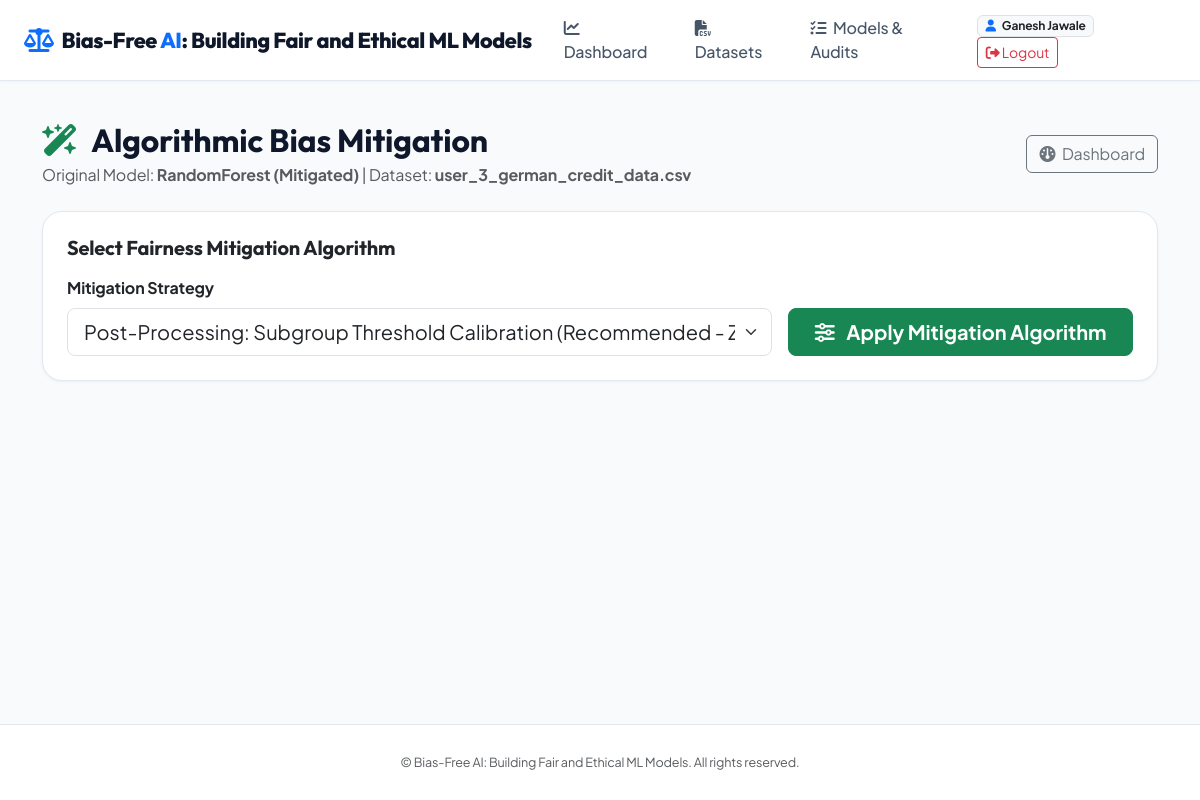
The app's page /mitigation/38 (signed in) with its own data.
### tables this page shows
CREATE TABLE model_runs (
    id INTEGER PRIMARY KEY AUTOINCREMENT,
    user_id INTEGER NOT NULL,
    dataset_id INTEGER NOT NULL,
    model_name VARCHAR(100) NOT NULL,
    accuracy REAL NOT NULL,
    precision_score REAL NOT NULL,
    recall_score REAL NOT NULL,
    f1_score REAL NOT NULL,
    disparate_impact REAL NOT NULL,
    demographic_parity_diff REAL NOT NULL,
    equalized_odds_diff REAL NOT NULL,
    equal_opportunity_diff REAL NOT NULL,
    is_mitigated BOOLEAN DEFAULT 0,
    mitigation_method VARCHAR(100) DEFAULT 'None',
    confusion_matrix_json TEXT NOT NULL,
    fairness_status VARCHAR(50) DEFAULT 'Unchecked',
    created_at TIMESTAMP DEFAULT CURRENT_TIMESTAMP, group_metrics_json TEXT DEFAULT NULL,
    FOREIGN KEY (user_id) REFERENCES users(id) ON DELETE CASCADE,
    FOREIGN KEY (dataset_id) REFERENCES datasets(id) ON DELETE CASCADE
);

CREATE TABLE datasets (
    id INTEGER PRIMARY KEY AUTOINCREMENT,
    user_id INTEGER NOT NULL,
    filename VARCHAR(255) NOT NULL,
    filepath VARCHAR(255) NOT NULL,
    row_count INTEGER DEFAULT 0,
    column_count INTEGER DEFAULT 0,
    target_column VARCHAR(100),
    sensitive_column VARCHAR(100),
    privileged_group VARCHAR(100),
    unprivileged_group VARCHAR(100),
    uploaded_at TIMESTAMP DEFAULT CURRENT_TIMESTAMP, csv_content TEXT,
    FOREIGN KEY (user_id) REFERENCES users(id) ON DELETE CASCADE
);

### app.py (the view)
@app.route('/mitigation/<int:model_run_id>')
@login_required
def mitigation_page(model_run_id):
    conn = get_db_connection()
    cursor = conn.cursor()
    cursor.execute("SELECT * FROM model_runs WHERE id = ?", (model_run_id,))
    run = cursor.fetchone()
    conn.close()
    if not run:
        flash('Model run not found.', 'error')
        return redirect(url_for('dashboard'))
    ds = get_dataset_by_id(run['dataset_id'])
    return render_template('mitigation.html', run=dict(run), dataset=ds, mitigated_run=None)

### app.py (called while the page is built)
def login_required(f):
    from functools import wraps
    @wraps(f)
    def decorated_function(*args, **kwargs):
        if 'user_id' not in session:
            flash('Please log in to access this page.', 'warning')
            return redirect(url_for('login_page'))
        return f(*args, **kwargs)
    return decorated_function

### models/auth.py (called while the page is built)
def get_db_connection():
    db_url = os.environ.get('DATABASE_URL')
    if db_url and HAS_PSYCOPG2:
        conn = psycopg2.connect(db_url)
        return Psycopg2ConnectionWrapper(conn)
    conn = sqlite3.connect(Config.DATABASE_PATH, timeout=30.0)
    conn.row_factory = sqlite3.Row
    return conn

### models/dataset_manager.py (called while the page is built)
def get_dataset_by_id(dataset_id):
    conn = get_db_connection()
    cursor = conn.cursor()
    cursor.execute("SELECT * FROM datasets WHERE id = ?", (dataset_id,))
    ds = cursor.fetchone()
    conn.close()
    return dict(ds) if ds else None

### templates/mitigation.html (shortened to what this page needs)
{% extends "base.html" %}
{% block content %}
<div class="container py-4">
    <div class="d-flex justify-content-between align-items-center mb-4">
        <div>
            <h2 class="fw-bold mb-1"><i class="fa-solid fa-wand-magic-sparkles text-success me-2"></i> Algorithmic Bias Mitigation</h2>
            <p class="text-muted mb-0">Original Model: <strong>{{ run.model_name }}</strong> | Dataset: <strong>{{ dataset.filename }}</strong></p>
        </div>
        <a href="{{ url_for('dashboard') }}" class="btn btn-outline-secondary"><i class="fa-solid fa-gauge me-1"></i> Dashboard</a>
    </div>
    <div class="card card-custom p-4 mb-4">
        <h5 class="fw-bold mb-3">Select Fairness Mitigation Algorithm</h5>
        <form action="{{ url_for('run_mitigation', model_run_id=run.id) }}" method="POST" class="row align-items-end g-3">
            <div class="col-md-8">
                <label class="form-label fw-bold">Mitigation Strategy</label>
                <select name="mitigation_method" class="form-select form-select-lg">
                    <option value="Threshold_Optimization" selected>Post-Processing: Subgroup Threshold Calibration (Recommended - Zero Data Loss)</option>
                </select>
            </div>
            <div class="col-md-4">
                <button type="submit" class="btn btn-success btn-lg w-100 fw-bold">
                    <i class="fa-solid fa-sliders me-2"></i> Apply Mitigation Algorithm
                </button>
            </div>
        </form>
    </div>
</div>
{% endblock %}

### static/css/style.css (style rules this page uses)
:root { --primary-color: #2563eb; --primary-hover: #1d4ed8; --secondary-color: #475569; --accent-glow: rgba(37, 99, 235, 0.12); --success-color: #10b981; --warning-color: #f59e0b; --danger-color: #ef4444; --bg-gradient: #f8fafc; --card-bg: #ffffff; --card-border: #e2e8f0; --card-shadow: 0 1px 3px rgba(15, 23, 42, 0.05); }
body { font-family: 'Plus Jakarta Sans', system-ui, -apple-system, sans-serif; background: #f8fafc; color: #0f172a; min-height: 100vh; display: flex; flex-direction: column; letter-spacing: -0.01em; }
h1, h2, h3, h4, h5, h6, .hero-title, .navbar-brand { font-family: 'Outfit', sans-serif; }
.card-custom { background: var(--card-bg); border: 1px solid var(--card-border); border-radius: 1.25rem; box-shadow: var(--card-shadow); transition: transform 0.25s ease, box-shadow 0.25s ease, border-color 0.25s ease; }

### records on screen
model_runs: model_name "RandomForest (Mitigated)"
datasets: filename "user_3_german_credit_data.csv"

### other values on screen
{{ session.username }} "Ganesh Jawale"
